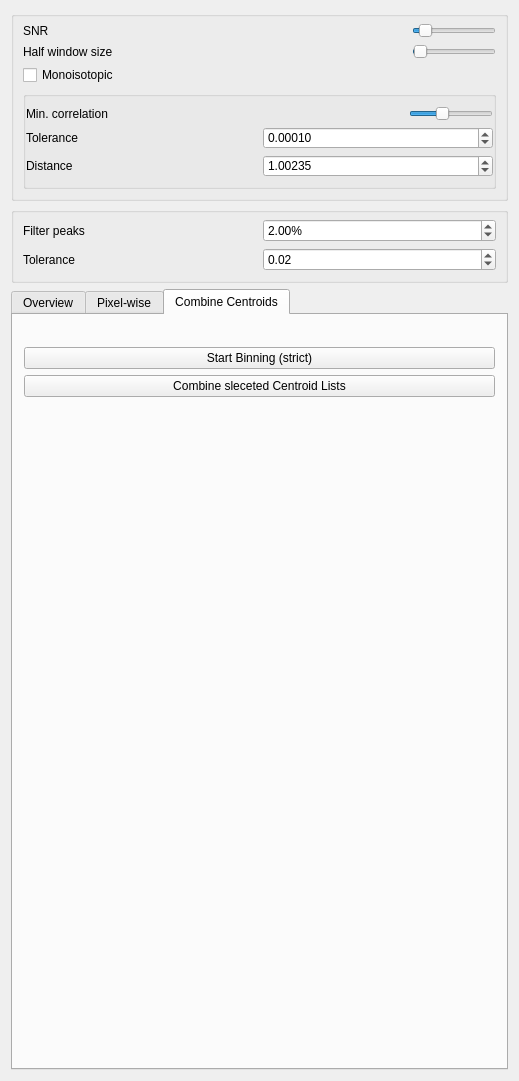
<?xml version="1.0" encoding="UTF-8"?>
<ui version="4.0">
 <class>m2PeakPickingViewControls</class>
 <widget class="QWidget" name="m2PeakPickingViewControls">
  <property name="geometry">
   <rect>
    <x>0</x>
    <y>0</y>
    <width>519</width>
    <height>1081</height>
   </rect>
  </property>
  <property name="sizePolicy">
   <sizepolicy hsizetype="Preferred" vsizetype="Minimum">
    <horstretch>0</horstretch>
    <verstretch>0</verstretch>
   </sizepolicy>
  </property>
  <property name="minimumSize">
   <size>
    <width>0</width>
    <height>0</height>
   </size>
  </property>
  <property name="windowTitle">
   <string>Peak Picking</string>
  </property>
  <layout class="QVBoxLayout" name="verticalLayout">
   <item>
    <widget class="QGroupBox" name="peakPickingControls">
     <property name="enabled">
      <bool>true</bool>
     </property>
     <property name="styleSheet">
      <string notr="true"/>
     </property>
     <property name="flat">
      <bool>true</bool>
     </property>
     <layout class="QVBoxLayout" name="verticalLayout_4">
      <property name="spacing">
       <number>6</number>
      </property>
      <property name="leftMargin">
       <number>9</number>
      </property>
      <property name="topMargin">
       <number>6</number>
      </property>
      <property name="rightMargin">
       <number>9</number>
      </property>
      <property name="bottomMargin">
       <number>9</number>
      </property>
      <item>
       <layout class="QHBoxLayout" name="snrControls" stretch="1,1">
        <item>
         <widget class="QLabel" name="labelSNR">
          <property name="sizePolicy">
           <sizepolicy hsizetype="Preferred" vsizetype="Minimum">
            <horstretch>0</horstretch>
            <verstretch>0</verstretch>
           </sizepolicy>
          </property>
          <property name="text">
           <string>SNR</string>
          </property>
         </widget>
        </item>
        <item>
         <widget class="m2CtkSliderWidget" name="sliderSNR">
          <property name="sizePolicy">
           <sizepolicy hsizetype="Fixed" vsizetype="Minimum">
            <horstretch>0</horstretch>
            <verstretch>0</verstretch>
           </sizepolicy>
          </property>
          <property name="minimum">
           <number>1</number>
          </property>
          <property name="maximum">
           <number>50</number>
          </property>
          <property name="value">
           <number>5</number>
          </property>
          <property name="orientation">
           <enum>Qt::Horizontal</enum>
          </property>
          <property name="invertedAppearance">
           <bool>false</bool>
          </property>
          <property name="tickPosition">
           <enum>QSlider::NoTicks</enum>
          </property>
         </widget>
        </item>
       </layout>
      </item>
      <item>
       <layout class="QHBoxLayout" name="hwsControls" stretch="1,1">
        <item>
         <widget class="QLabel" name="labelHWS">
          <property name="sizePolicy">
           <sizepolicy hsizetype="Preferred" vsizetype="Minimum">
            <horstretch>0</horstretch>
            <verstretch>0</verstretch>
           </sizepolicy>
          </property>
          <property name="text">
           <string>Half window size</string>
          </property>
         </widget>
        </item>
        <item>
         <widget class="m2CtkSliderWidget" name="sliderHWS">
          <property name="sizePolicy">
           <sizepolicy hsizetype="Fixed" vsizetype="Minimum">
            <horstretch>0</horstretch>
            <verstretch>0</verstretch>
           </sizepolicy>
          </property>
          <property name="maximum">
           <number>250</number>
          </property>
          <property name="value">
           <number>5</number>
          </property>
          <property name="orientation">
           <enum>Qt::Horizontal</enum>
          </property>
         </widget>
        </item>
       </layout>
      </item>
      <item>
       <widget class="QCheckBox" name="ckbMonoisotopic">
        <property name="text">
         <string>Monoisotopic</string>
        </property>
       </widget>
      </item>
      <item>
       <widget class="QGroupBox" name="groupMonoisotopic">
        <property name="enabled">
         <bool>true</bool>
        </property>
        <property name="styleSheet">
         <string notr="true">QGroupBox#ckbMonoisotopic {border:0;}
QGroupBox#ckbMonoisotopic::title {
    subcontrol-position: top left;
}</string>
        </property>
        <property name="title">
         <string/>
        </property>
        <property name="checkable">
         <bool>false</bool>
        </property>
        <property name="checked">
         <bool>false</bool>
        </property>
        <layout class="QVBoxLayout" name="verticalLayout_2">
         <property name="leftMargin">
          <number>0</number>
         </property>
         <property name="topMargin">
          <number>9</number>
         </property>
         <property name="rightMargin">
          <number>0</number>
         </property>
         <property name="bottomMargin">
          <number>9</number>
         </property>
         <item>
          <layout class="QHBoxLayout" name="minCorrControls" stretch="0,1">
           <item>
            <widget class="QLabel" name="labelCOR">
             <property name="sizePolicy">
              <sizepolicy hsizetype="Preferred" vsizetype="Minimum">
               <horstretch>0</horstretch>
               <verstretch>0</verstretch>
              </sizepolicy>
             </property>
             <property name="text">
              <string>Min. correlation</string>
             </property>
            </widget>
           </item>
           <item>
            <widget class="m2CtkSliderWidget" name="sliderCOR">
             <property name="sizePolicy">
              <sizepolicy hsizetype="Fixed" vsizetype="Minimum">
               <horstretch>0</horstretch>
               <verstretch>0</verstretch>
              </sizepolicy>
             </property>
             <property name="maximum">
              <number>250</number>
             </property>
             <property name="value">
              <number>95</number>
             </property>
             <property name="orientation">
              <enum>Qt::Horizontal</enum>
             </property>
            </widget>
           </item>
          </layout>
         </item>
         <item>
          <layout class="QHBoxLayout" name="toleranceControls">
           <item>
            <widget class="QLabel" name="labelTolerance">
             <property name="text">
              <string>Tolerance</string>
             </property>
            </widget>
           </item>
           <item>
            <widget class="QDoubleSpinBox" name="sbTolerance">
             <property name="locale">
              <locale language="English" country="UnitedKingdom"/>
             </property>
             <property name="decimals">
              <number>5</number>
             </property>
             <property name="maximum">
              <double>1.000000000000000</double>
             </property>
             <property name="singleStep">
              <double>0.001000000000000</double>
             </property>
             <property name="value">
              <double>0.000100000000000</double>
             </property>
            </widget>
           </item>
          </layout>
         </item>
         <item>
          <layout class="QHBoxLayout" name="distanceControls">
           <item>
            <widget class="QLabel" name="labelDistance">
             <property name="text">
              <string>Distance</string>
             </property>
            </widget>
           </item>
           <item>
            <widget class="QDoubleSpinBox" name="sbDistance">
             <property name="locale">
              <locale language="English" country="UnitedKingdom"/>
             </property>
             <property name="decimals">
              <number>5</number>
             </property>
             <property name="maximum">
              <double>99.000000000000000</double>
             </property>
             <property name="singleStep">
              <double>0.001000000000000</double>
             </property>
             <property name="value">
              <double>1.002350000000000</double>
             </property>
            </widget>
           </item>
          </layout>
         </item>
        </layout>
       </widget>
      </item>
     </layout>
    </widget>
   </item>
   <item>
    <widget class="QGroupBox" name="binningControls">
     <property name="enabled">
      <bool>true</bool>
     </property>
     <property name="styleSheet">
      <string notr="true"/>
     </property>
     <property name="flat">
      <bool>true</bool>
     </property>
     <layout class="QVBoxLayout" name="verticalLayout_8">
      <property name="spacing">
       <number>6</number>
      </property>
      <property name="leftMargin">
       <number>9</number>
      </property>
      <property name="topMargin">
       <number>6</number>
      </property>
      <property name="rightMargin">
       <number>9</number>
      </property>
      <property name="bottomMargin">
       <number>9</number>
      </property>
      <item>
       <layout class="QHBoxLayout" name="layout_1">
        <item>
         <widget class="QLabel" name="label">
          <property name="text">
           <string>Filter peaks</string>
          </property>
         </widget>
        </item>
        <item>
         <widget class="QDoubleSpinBox" name="sbFilterPeaks">
          <property name="toolTip">
           <string>Filter Peaks: peaks are rejected if they occure in less then the given percentage of spectra)</string>
          </property>
          <property name="suffix">
           <string>%</string>
          </property>
          <property name="singleStep">
           <double>0.001000000000000</double>
          </property>
          <property name="value">
           <double>2.000000000000000</double>
          </property>
         </widget>
        </item>
       </layout>
      </item>
      <item>
       <layout class="QHBoxLayout" name="layout_2">
        <item>
         <widget class="QLabel" name="label_2">
          <property name="text">
           <string>Tolerance</string>
          </property>
         </widget>
        </item>
        <item>
         <widget class="QDoubleSpinBox" name="sbBinningTolerance">
          <property name="toolTip">
           <string>Binning Tolerance: maximal relative deviation of a peak position (mass) to be considered as identical. Must be multiplied by 10^-6 for ppm, e.g. use tolerance=5e-6 for 5 ppm.</string>
          </property>
          <property name="maximum">
           <double>1.000000000000000</double>
          </property>
          <property name="singleStep">
           <double>0.001000000000000</double>
          </property>
          <property name="value">
           <double>0.020000000000000</double>
          </property>
         </widget>
        </item>
       </layout>
      </item>
     </layout>
    </widget>
   </item>
   <item>
    <widget class="QTabWidget" name="tabWidget">
     <property name="currentIndex">
      <number>2</number>
     </property>
     <widget class="QWidget" name="tabOverviewSpectra">
      <attribute name="title">
       <string>Overview</string>
      </attribute>
      <layout class="QVBoxLayout" name="verticalLayout_6">
       <item>
        <widget class="QmitkSingleNodeSelectionWidget" name="sourceProfileSelector" native="true">
         <property name="sizePolicy">
          <sizepolicy hsizetype="Preferred" vsizetype="Minimum">
           <horstretch>0</horstretch>
           <verstretch>0</verstretch>
          </sizepolicy>
         </property>
         <property name="minimumSize">
          <size>
           <width>0</width>
           <height>15</height>
          </size>
         </property>
        </widget>
       </item>
       <item>
        <widget class="QPushButton" name="btnPickPeaksOverview">
         <property name="toolTip">
          <string>Peak picking on each spectrum of the given continuos profile spectrum data set.</string>
         </property>
         <property name="text">
          <string>Pick Peaks</string>
         </property>
        </widget>
       </item>
       <item>
        <spacer name="verticalSpacer_2">
         <property name="orientation">
          <enum>Qt::Vertical</enum>
         </property>
         <property name="sizeHint" stdset="0">
          <size>
           <width>20</width>
           <height>40</height>
          </size>
         </property>
        </spacer>
       </item>
      </layout>
     </widget>
     <widget class="QWidget" name="tabPixelWiseProcessing">
      <attribute name="title">
       <string>Pixel-wise</string>
      </attribute>
      <layout class="QVBoxLayout" name="verticalLayout_5">
       <item>
        <widget class="QmitkSingleNodeSelectionWidget" name="sourceProfileImageSelector" native="true">
         <property name="sizePolicy">
          <sizepolicy hsizetype="Preferred" vsizetype="Minimum">
           <horstretch>0</horstretch>
           <verstretch>0</verstretch>
          </sizepolicy>
         </property>
         <property name="minimumSize">
          <size>
           <width>0</width>
           <height>15</height>
          </size>
         </property>
        </widget>
       </item>
       <item>
        <widget class="QPushButton" name="btnPickPeaksPixelWise">
         <property name="toolTip">
          <string>Peak picking on each spectrum of the given continuos profile spectrum data set.</string>
         </property>
         <property name="text">
          <string>Pick Peaks and start binning</string>
         </property>
        </widget>
       </item>
       <item>
        <spacer name="verticalSpacer_3">
         <property name="orientation">
          <enum>Qt::Vertical</enum>
         </property>
         <property name="sizeHint" stdset="0">
          <size>
           <width>20</width>
           <height>40</height>
          </size>
         </property>
        </spacer>
       </item>
      </layout>
     </widget>
     <widget class="QWidget" name="tabCombineCentroidLists">
      <attribute name="title">
       <string>Combine Centroids</string>
      </attribute>
      <layout class="QVBoxLayout" name="verticalLayout_7">
       <item>
        <widget class="QmitkMultiNodeSelectionWidget" name="sourceCenroidSelector" native="true">
         <property name="sizePolicy">
          <sizepolicy hsizetype="Preferred" vsizetype="Minimum">
           <horstretch>0</horstretch>
           <verstretch>0</verstretch>
          </sizepolicy>
         </property>
         <property name="minimumSize">
          <size>
           <width>0</width>
           <height>15</height>
          </size>
         </property>
         <layout class="QVBoxLayout" name="verticalLayout_9">
          <property name="leftMargin">
           <number>0</number>
          </property>
          <property name="topMargin">
           <number>0</number>
          </property>
          <property name="rightMargin">
           <number>0</number>
          </property>
          <property name="bottomMargin">
           <number>0</number>
          </property>
         </layout>
        </widget>
       </item>
       <item>
        <widget class="QPushButton" name="btnPickAndBin">
         <property name="toolTip">
          <string>Peak binning: creates bins never containing two or more peaks of the same sample.</string>
         </property>
         <property name="text">
          <string>Start Binning (strict)</string>
         </property>
        </widget>
       </item>
       <item>
        <widget class="QPushButton" name="btnCombineList">
         <property name="toolTip">
          <string>Multiple centroid lists get combined to one single list. A new data node will be added to the datastorage.</string>
         </property>
         <property name="text">
          <string>Combine sleceted Centroid Lists</string>
         </property>
        </widget>
       </item>
       <item>
        <spacer name="verticalSpacer_4">
         <property name="orientation">
          <enum>Qt::Vertical</enum>
         </property>
         <property name="sizeHint" stdset="0">
          <size>
           <width>20</width>
           <height>40</height>
          </size>
         </property>
        </spacer>
       </item>
      </layout>
     </widget>
    </widget>
   </item>
  </layout>
 </widget>
 <layoutdefault spacing="6" margin="11"/>
 <customwidgets>
  <customwidget>
   <class>m2CtkSliderWidget</class>
   <extends>QSlider</extends>
   <header>m2CtkSliderWidget.h</header>
  </customwidget>
  <customwidget>
   <class>QmitkMultiNodeSelectionWidget</class>
   <extends>QWidget</extends>
   <header>QmitkMultiNodeSelectionWidget.h</header>
   <container>1</container>
  </customwidget>
  <customwidget>
   <class>QmitkSingleNodeSelectionWidget</class>
   <extends>QWidget</extends>
   <header>QmitkSingleNodeSelectionWidget.h</header>
   <container>1</container>
  </customwidget>
 </customwidgets>
 <resources/>
 <connections/>
</ui>
